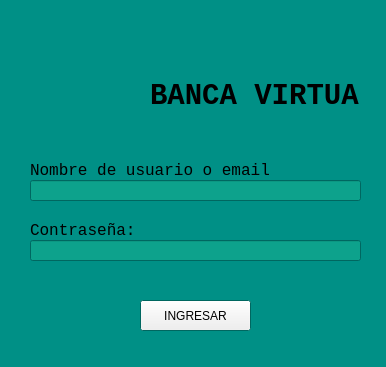
<?xml version="1.0" encoding="UTF-8"?>
<ui version="4.0">
 <class>login</class>
 <widget class="QMainWindow" name="login">
  <property name="enabled">
   <bool>true</bool>
  </property>
  <property name="geometry">
   <rect>
    <x>0</x>
    <y>0</y>
    <width>386</width>
    <height>367</height>
   </rect>
  </property>
  <property name="palette">
   <palette>
    <active>
     <colorrole role="Base">
      <brush brushstyle="SolidPattern">
       <color alpha="255">
        <red>13</red>
        <green>162</green>
        <blue>140</blue>
       </color>
      </brush>
     </colorrole>
     <colorrole role="Window">
      <brush brushstyle="SolidPattern">
       <color alpha="255">
        <red>0</red>
        <green>144</green>
        <blue>134</blue>
       </color>
      </brush>
     </colorrole>
    </active>
    <inactive>
     <colorrole role="Base">
      <brush brushstyle="SolidPattern">
       <color alpha="255">
        <red>13</red>
        <green>162</green>
        <blue>140</blue>
       </color>
      </brush>
     </colorrole>
     <colorrole role="Window">
      <brush brushstyle="SolidPattern">
       <color alpha="255">
        <red>0</red>
        <green>144</green>
        <blue>134</blue>
       </color>
      </brush>
     </colorrole>
    </inactive>
    <disabled>
     <colorrole role="Base">
      <brush brushstyle="SolidPattern">
       <color alpha="255">
        <red>0</red>
        <green>144</green>
        <blue>134</blue>
       </color>
      </brush>
     </colorrole>
     <colorrole role="Window">
      <brush brushstyle="SolidPattern">
       <color alpha="255">
        <red>0</red>
        <green>144</green>
        <blue>134</blue>
       </color>
      </brush>
     </colorrole>
    </disabled>
   </palette>
  </property>
  <property name="windowTitle">
   <string>Login</string>
  </property>
  <property name="windowIcon">
   <iconset>
    <normaloff>logobanco.png</normaloff>logobanco.png</iconset>
  </property>
  <property name="autoFillBackground">
   <bool>false</bool>
  </property>
  <property name="styleSheet">
   <string notr="true"/>
  </property>
  <widget class="QWidget" name="centralwidget">
   <widget class="QLineEdit" name="leNombreUsuario">
    <property name="geometry">
     <rect>
      <x>30</x>
      <y>180</y>
      <width>331</width>
      <height>21</height>
     </rect>
    </property>
   </widget>
   <widget class="QLabel" name="lblNombre">
    <property name="geometry">
     <rect>
      <x>30</x>
      <y>160</y>
      <width>241</width>
      <height>21</height>
     </rect>
    </property>
    <property name="font">
     <font>
      <family>Consolas</family>
      <pointsize>12</pointsize>
     </font>
    </property>
    <property name="text">
     <string>Nombre de usuario o email:</string>
    </property>
   </widget>
   <widget class="QLineEdit" name="leContra">
    <property name="geometry">
     <rect>
      <x>30</x>
      <y>240</y>
      <width>331</width>
      <height>21</height>
     </rect>
    </property>
   </widget>
   <widget class="QLabel" name="lblContrasea">
    <property name="geometry">
     <rect>
      <x>30</x>
      <y>220</y>
      <width>141</width>
      <height>21</height>
     </rect>
    </property>
    <property name="font">
     <font>
      <family>Consolas</family>
      <pointsize>12</pointsize>
     </font>
    </property>
    <property name="text">
     <string>Contraseña:</string>
    </property>
   </widget>
   <widget class="QPushButton" name="btnIngresar">
    <property name="geometry">
     <rect>
      <x>140</x>
      <y>300</y>
      <width>111</width>
      <height>31</height>
     </rect>
    </property>
    <property name="text">
     <string>INGRESAR</string>
    </property>
   </widget>
   <widget class="QLabel" name="lblTitulo">
    <property name="geometry">
     <rect>
      <x>150</x>
      <y>80</y>
      <width>211</width>
      <height>31</height>
     </rect>
    </property>
    <property name="font">
     <font>
      <family>Consolas</family>
      <pointsize>22</pointsize>
      <weight>75</weight>
      <bold>true</bold>
     </font>
    </property>
    <property name="text">
     <string>BANCA VIRTUAL</string>
    </property>
   </widget>
   <widget class="QLabel" name="lblLogo">
    <property name="geometry">
     <rect>
      <x>20</x>
      <y>20</y>
      <width>161</width>
      <height>151</height>
     </rect>
    </property>
    <property name="font">
     <font>
      <family>Consolas</family>
      <pointsize>22</pointsize>
      <weight>75</weight>
      <bold>true</bold>
     </font>
    </property>
    <property name="styleSheet">
     <string notr="true"/>
    </property>
    <property name="text">
     <string/>
    </property>
    <property name="pixmap">
     <pixmap>logobanco.png</pixmap>
    </property>
   </widget>
  </widget>
 </widget>
 <resources/>
 <connections/>
</ui>
